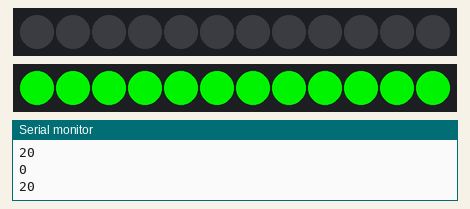
A sketch run on a simulated Arduino Uno, built with avr-gcc and run on an emulated ATmega328P. On the bench: 2 × 12 RGB LEDs in strip order, left to right, the last lines printed to the serial monitor. Dim RGB values are drawn brighter than linear.

Above: at 2.5 s.
At 14.5 s:
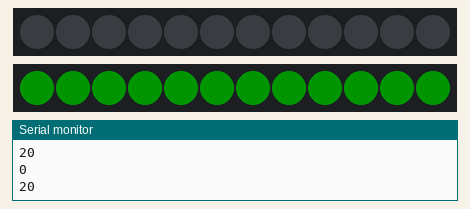
At 29.36 s:
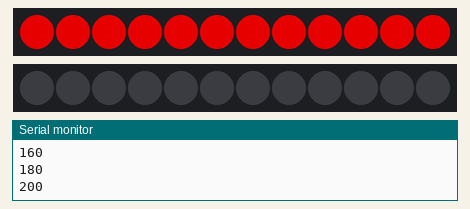
At 39.36 s:
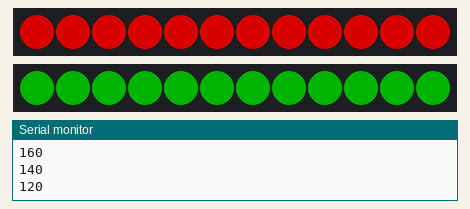

The sketch:

Breathe-noDelay.ino
```cpp
// A non-blocking everyday NeoPixel strip test program.

// NEOPIXEL BEST PRACTICES for most reliable operation:
// - Add 1000 uF CAPACITOR between NeoPixel strip's + and - connections.
// - MINIMIZE WIRING LENGTH between microcontroller board and first pixel.
// - NeoPixel strip's DATA-IN should pass through a 300-500 OHM RESISTOR.
// - AVOID connecting NeoPixels on a LIVE CIRCUIT. If you must, ALWAYS
//   connect GROUND (-) first, then +, then data.
// - When using a 3.3V microcontroller with a 5V-powered NeoPixel strip,
//   a LOGIC-LEVEL CONVERTER on the data line is STRONGLY RECOMMENDED.
// (Skipping these may work OK on your workbench but can fail in the field)

#include <Adafruit_NeoPixel.h>
#ifdef __AVR__
 #include <avr/power.h> // Required for 16 MHz Adafruit Trinket
#endif

// Which pin on the Arduino is connected to the NeoPixels?
// On a Trinket or Gemma we suggest changing this to 1:
#define LED_PIN_1    6
#define LED_PIN_2   12

// How many NeoPixels are attached to the Arduino?
#define LED_COUNT 12

// Declare our NeoPixel strip object:
Adafruit_NeoPixel strip1(LED_COUNT, LED_PIN_1, NEO_GRB + NEO_KHZ800);
Adafruit_NeoPixel strip2(LED_COUNT, LED_PIN_2, NEO_GRB + NEO_KHZ800);
// Argument 1 = Number of pixels in NeoPixel strip
// Argument 2 = Arduino pin number (most are valid)
// Argument 3 = Pixel type flags, add together as needed:
//   NEO_KHZ800  800 KHz bitstream (most NeoPixel products w/WS2812 LEDs)
//   NEO_KHZ400  400 KHz (classic 'v1' (not v2) FLORA pixels, WS2811 drivers)
//   NEO_GRB     Pixels are wired for GRB bitstream (most NeoPixel products)
//   NEO_RGB     Pixels are wired for RGB bitstream (v1 FLORA pixels, not v2)
//   NEO_RGBW    Pixels are wired for RGBW bitstream (NeoPixel RGBW products)

unsigned long pixelPrevious_1 = 0;

unsigned long pixelCurrent_1 = 0;
// Previous Pixel Millis
int           pixelInterval_1 = 50;       // Pixel Interval (ms)
int           pixelBrightness_1=0 ;       // Pixel Interval (ms)
int           record_1=0;


unsigned long pixelPrevious_2 = 0;
unsigned long pixelCurrent_2 = 0; // Previous Pixel Millis
int           pixelInterval_2 = 200;       // Pixel Interval (ms)
int           pixelBrightness_2=0 ;       // Pixel Interval (ms)
int           record_2=0;

int           pixelNumber=LED_COUNT;

// setup() function -- runs once at startup --------------------------------
void setup() {
  // These lines are specifically to support the Adafruit Trinket 5V 16 MHz.
  // Any other board, you can remove this part (but no harm leaving it):
#if defined(__AVR_ATtiny85__) && (F_CPU == 16000000)
  clock_prescale_set(clock_div_1);
#endif
  // END of Trinket-specific code.
Serial.begin(9600);
  strip1.begin();           // INITIALIZE NeoPixel strip object (REQUIRED)
  strip1.show();            // Turn OFF all pixels ASAP
  //strip1.setBrightness(50); // Set BRIGHTNESS to about 1/5 (max = 255)

   strip2.begin();           // INITIALIZE NeoPixel strip object (REQUIRED)
  strip2.show();            // Turn OFF all pixels ASAP
  //strip2.setBrightness(50); // Set BRIGHTNESS to about 1/5 (max = 255)
}

// loop() function -- runs repeatedly as long as board is on ---------------
void loop() {
  unsigned long currentMillis = millis();                     //  Update current time
 // if((currentMillis - patternPrevious_1) >= patternInterval_1) {  //  Check for expired time
  //  patternPrevious_1 = currentMillis;

 // }

  if(currentMillis - pixelPrevious_1 >= pixelInterval_1) {        //  Check for expired time
    pixelPrevious_1 = currentMillis;                            //  Run current frame
    colorWipe1(strip1.Color(255,0,0),pixelInterval_1);
    //Serial.print(pixelPrevious_1);
  }

   if(currentMillis - pixelPrevious_2 >= pixelInterval_2) {        //  Check for expired time
    pixelPrevious_2 = currentMillis;                            //  Run current frame
    colorWipe2(strip2.Color(0,255,0),pixelInterval_2);
    //Serial.print(pixelPrevious_2);
  }

}

// Some functions of our own for creating animated effects -----------------

 // Fill strip pixels one after another with a color. Strip is NOT cleared
// first; anything there will be covered pixel by pixel. Pass in color
// (as a single 'packed' 32-bit value, which you can get by calling
// strip.Color(red, green, blue) as shown in the loop() function above),
// and a delay time (in milliseconds) between pixels.
void colorWipe1(uint32_t color, int wait) {
  if(pixelInterval_1 != wait)
    pixelInterval_1 = wait;                   //  Update delay time
  for(int i=0;i<pixelNumber;i++)
  strip1.setPixelColor(i, color); //  Set pixel's color (in RAM)

  strip1.setBrightness(pixelBrightness_1);         //设定一个每次循环自减的量
                               //  Update strip to match
  pixelCurrent_1++;

  if(pixelBrightness_1 >= 240)           //  Loop the pattern from the first LED
    record_1=1;
if(pixelBrightness_1 <= 5)           //  Loop the pattern from the first LED
    record_1=0;


  if(record_1==0)
  {
  pixelBrightness_1 += 20;
  //Serial.print(pixelBrightness_1);
  }
  else if(record_1==1)
  pixelBrightness_1 -= 20;


  //  Advance current pixel


Serial.println(pixelBrightness_1);

strip1.show();
//delay(50);

  //if(pixelCurrent_1 >= pixelNumber)           //  Loop the pattern from the first LED
  //  pixelCurrent_1 = 0;
}

void colorWipe2(uint32_t color, int wait) {
  if(pixelInterval_2 != wait)
    pixelInterval_2 = wait;                   //  Update delay time
  for(int i=0;i<pixelNumber;i++)
  strip2.setPixelColor(i, color); //  Set pixel's color (in RAM)
  strip2.setBrightness(pixelBrightness_2);         //设定一个每次循环自减的量
  strip2.show();                             //  Update strip to match
  pixelCurrent_2++;
  if(record_2==0)
  pixelBrightness_2 += 20;
  else if(record_2==1)
  pixelBrightness_2 -= 20;


  //  Advance current pixel

if(pixelBrightness_2 >= 240)           //  Loop the pattern from the first LED
    record_2=1;
if(pixelBrightness_2 <= 10)           //  Loop the pattern from the first LED
    record_2=0;


  if(pixelCurrent_2 >= pixelNumber)           //  Loop the pattern from the first LED
    pixelCurrent_2 = 0;
}
```
